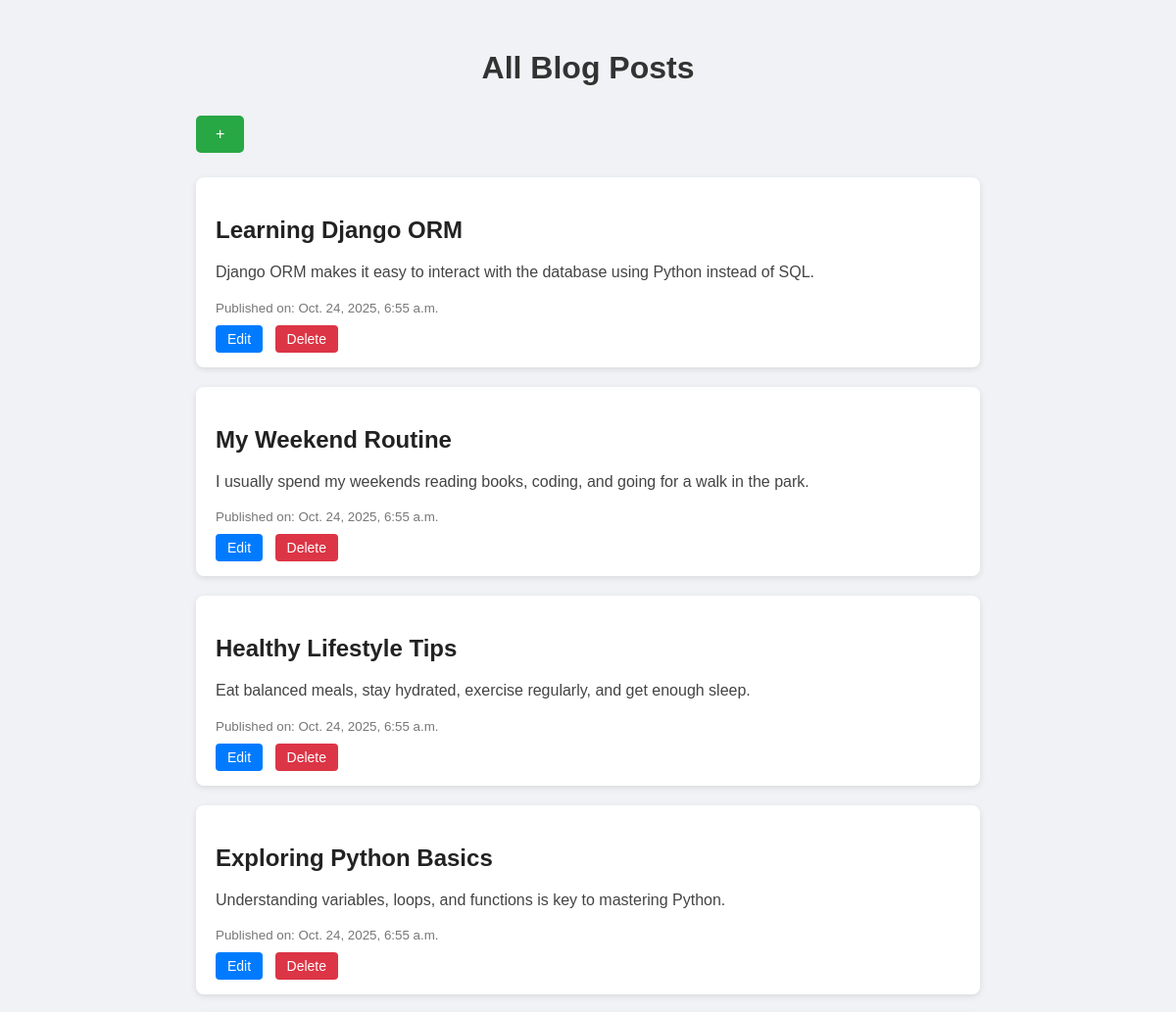
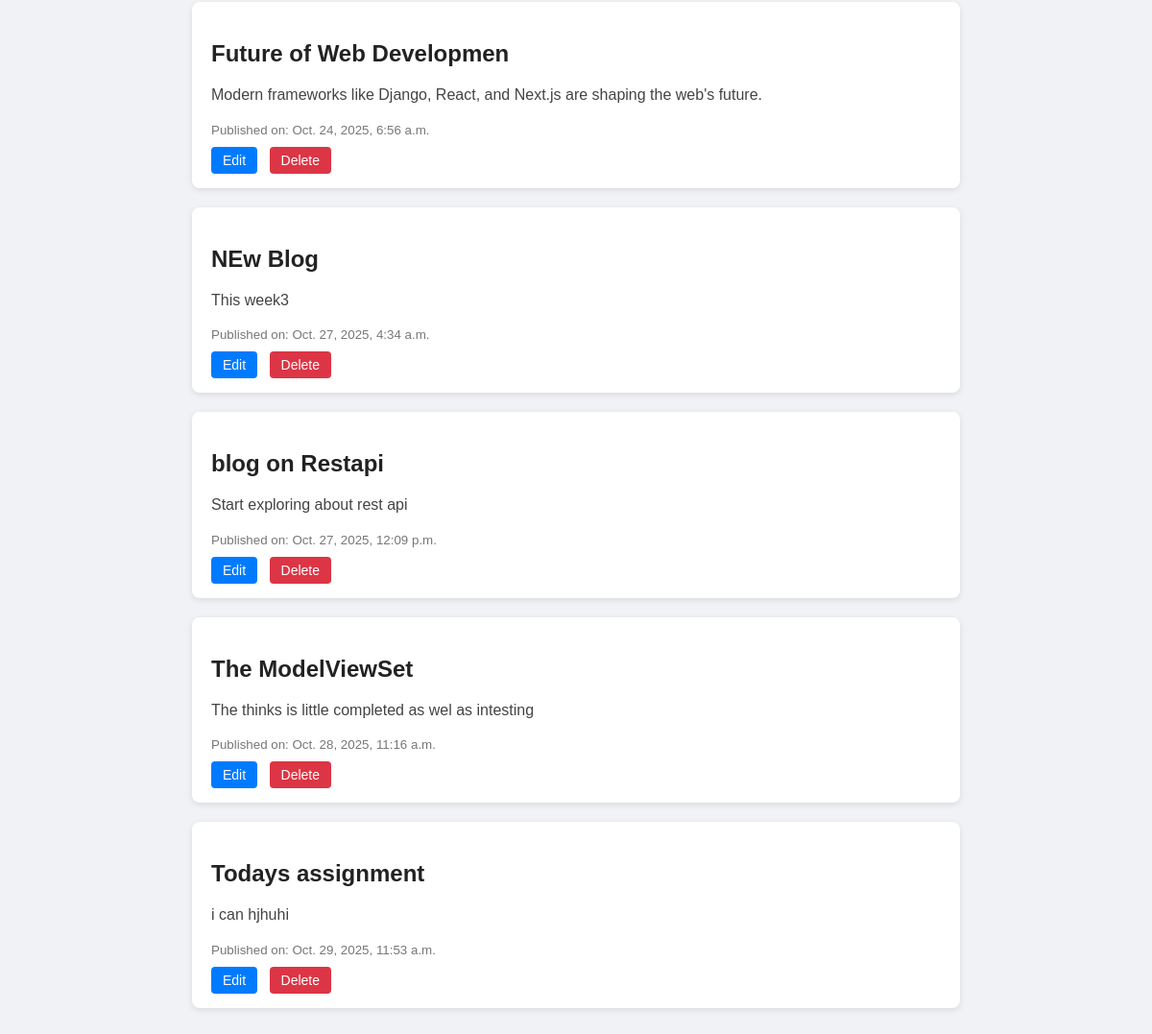
The page /blogs/ on the database as committed earlier (2 pictures, top to bottom).
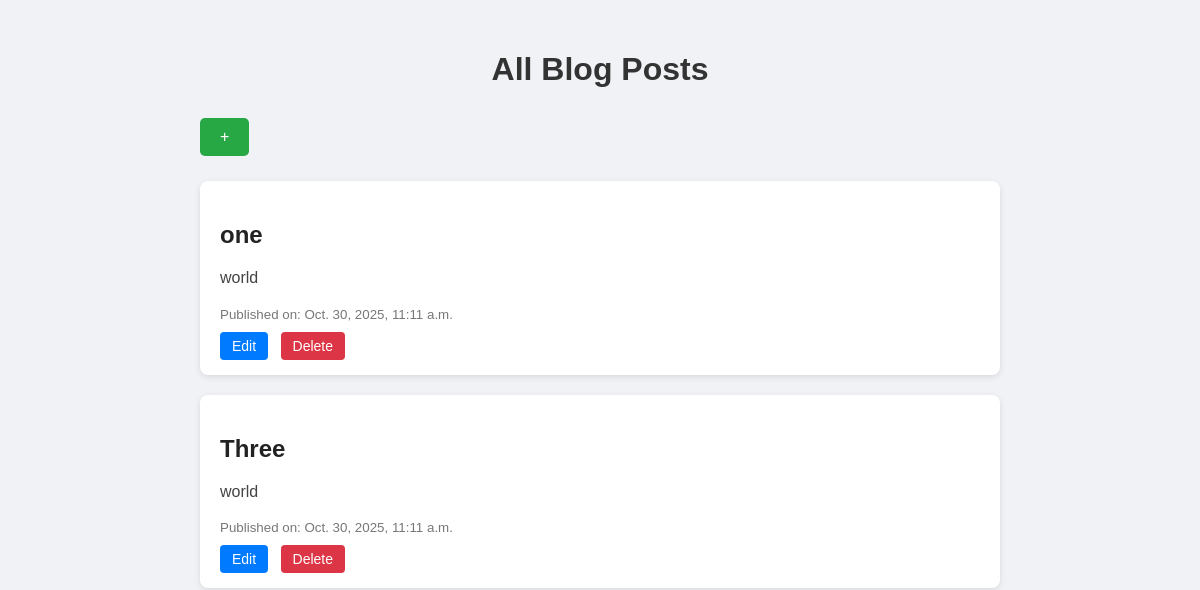
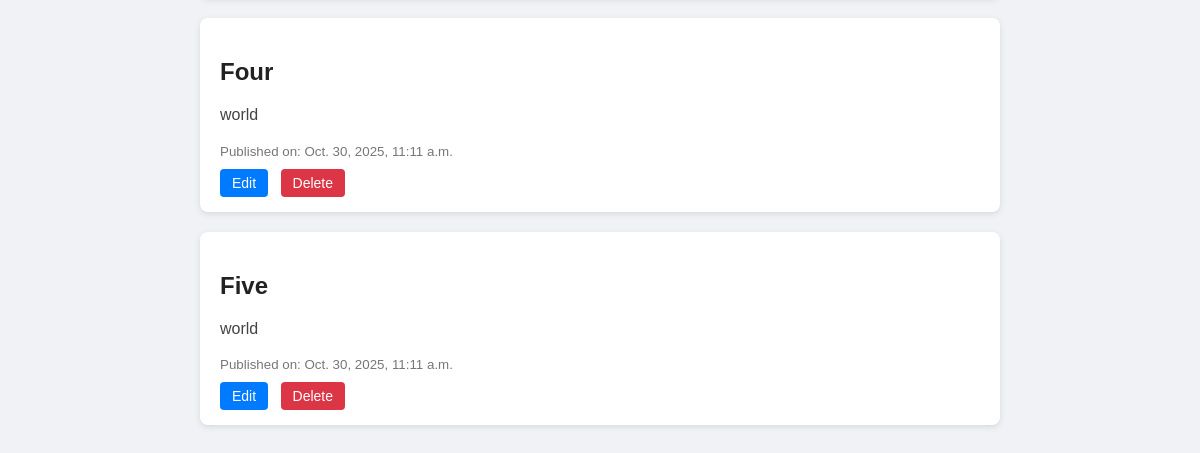
The same page on the database as committed later (2 pictures, top to bottom).
### home/models.py (models this page shows, shortened)
class Blog(models.Model):
    title = models.CharField(max_length=200, default="Untitled")
    content = models.TextField()
    created_at = models.DateTimeField(auto_now_add=True)

### home/views.py (the view)
# urls.py: path('blogs/', blog_list, name='blog_list'),
def blog_list(request):
    blogs = Blog.objects.all()
    return render(request, 'blog_list.html', {'blogs': blogs})

### home/templates/blog_list.html (shortened to what this page needs)
{% load static %}
<!DOCTYPE html>
<html lang="en">
<head>
</head>
<body>
    <div class="container">
        <h1>All Blog Posts</h1>
        <a href="{% url 'create_blog' %}" class="create-btn">+</a>
        {% for blog in blogs %}
            <div class="blog-post">
                <h2>{{ blog.title }}</h2>
                <p>{{ blog.content }}</p>
                <small>Published on: {{ blog.created_at }}</small>
                <div class="links">
                    <a href="{% url 'edit_blog' blog.id %}" class="edit-link">Edit</a>
                    <a href="{% url 'delete_blog' blog.id %}" class="delete-link">Delete</a>
                </div>
            </div>
        {% empty %}
            <p>No blog posts yet!</p>
        {% endfor %}
    </div>
</body>
</html>

### home/templates/blog_list.html (style rules this page uses)
body { font-family: Arial, sans-serif; background-color: #f0f2f5; padding: 30px; margin: 0; }
.container { max-width: 800px; margin: 0 auto; }
h1 { text-align: center; color: #333; margin-bottom: 30px; }
.blog-post { background-color: white; padding: 20px; margin-bottom: 20px; border-radius: 8px; box-shadow: 0 2px 6px rgba(0,0,0,0.1); }
.blog-post h2 { color: #222; margin-bottom: 10px; }
.blog-post p { line-height: 1.6; color: #444; }
small { display: block; margin-top: 10px; color: #777; }
.links { margin-top: 15px; }
.edit-link, .delete-link { text-decoration: none; padding: 6px 12px; border-radius: 4px; color: #fff; font-size: 14px; }
.edit-link { background-color: #007bff; margin-right: 8px; }
.delete-link { background-color: #dc3545; }
.create-btn { display: inline-block; background-color: #28a745; color: white; padding: 10px 20px; text-decoration: none; border-radius: 5px; font-size: 16px; margin-bottom: 25px; }

Rows that differ between the two databases and show on the page:
removed Blog: title "Learning Django ORM", content "Django ORM makes it easy to interact with the database using Python instead of SQL.", created_at "Oct. 24, 2025, 6:55 a.m."
removed Blog: title "My Weekend Routine", content "I usually spend my weekends reading books, coding, and going for a walk in the park.", created_at "Oct. 24, 2025, 6:55 a.m."
removed Blog: title "Healthy Lifestyle Tips", content "Eat balanced meals, stay hydrated, exercise regularly, and get enough sleep.", created_at "Oct. 24, 2025, 6:55 a.m."
removed Blog: title "Exploring Python Basics", content "Understanding variables, loops, and functions is key to mastering Python.", created_at "Oct. 24, 2025, 6:55 a.m."
removed Blog: title "Future of Web Developmen", content "Modern frameworks like Django, React, and Next.js are shaping the web's future.", created_at "Oct. 24, 2025, 6:56 a.m."
removed Blog: title "NEw Blog", content "This week3", created_at "Oct. 27, 2025, 4:34 a.m."
removed Blog: title "blog on Restapi", content "Start exploring about rest api", created_at "Oct. 27, 2025, 12:09 p.m."
removed Blog: title "The ModelViewSet", content "The thinks is little completed as wel as intesting", created_at "Oct. 28, 2025, 11:16 a.m."
removed Blog: title "Todays assignment", content "i can hjhuhi", created_at "Oct. 29, 2025, 11:53 a.m."
added Blog: title "one", content "world", created_at "Oct. 30, 2025, 11:11 a.m."
added Blog: title "Three", content "world", created_at "Oct. 30, 2025, 11:11 a.m."
added Blog: title "Four", content "world", created_at "Oct. 30, 2025, 11:11 a.m."
added Blog: title "Five", content "world", created_at "Oct. 30, 2025, 11:11 a.m."
